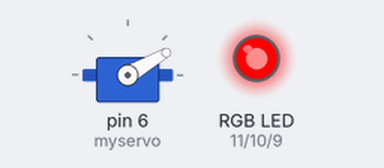
Recording of a sketch running on a simulated Arduino Uno, built with avr-gcc and run on an emulated ATmega328P. Parts: servo, an RGB LED mixed from three pins (HIGH = lit).

Above: at 0.05 s.
At 1.5 s:
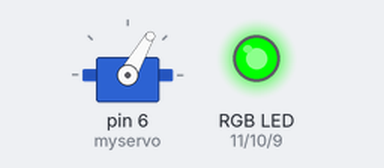
At 2.95 s:
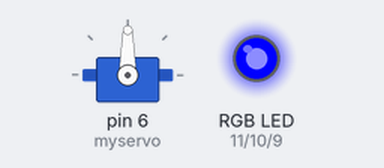
Timing chart, 0 to 6.9 s (numbered marks = the images above):
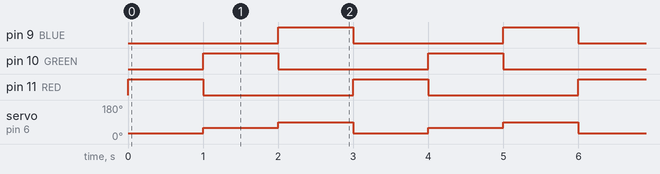

The sketch:

RGB_Servo_updated.ino
```cpp
#include <Servo.h>
Servo myservo;

#define BLUE 9
#define GREEN 10
#define RED 11


void setup()
{
  myservo.attach(6);
pinMode(RED, OUTPUT);
pinMode(GREEN, OUTPUT);
pinMode(BLUE, OUTPUT);

}

// main loop


void loop()
{
digitalWrite(RED, HIGH);
digitalWrite(GREEN, LOW);
digitalWrite(BLUE, LOW);

   myservo.write(30);

  delay(1000);

digitalWrite(RED, LOW);
digitalWrite(GREEN, HIGH);
digitalWrite(BLUE, LOW);

 myservo.write(60);
  delay(1000);

digitalWrite(RED, LOW);
digitalWrite(GREEN, LOW);
digitalWrite(BLUE, HIGH);

   myservo.write(90);
  delay(1000);

}
```

Measured:
- by itself, pin 9 (BLUE), pin 10 (GREEN), pin 11 (RED): alternates HIGH for 1.0 s and LOW for 2.0 s
- by itself, servo on pin 6 (myservo): repeats every 3.0 s: 90° 1.0 s, 30° 1.0 s, 60° 1.0 s
